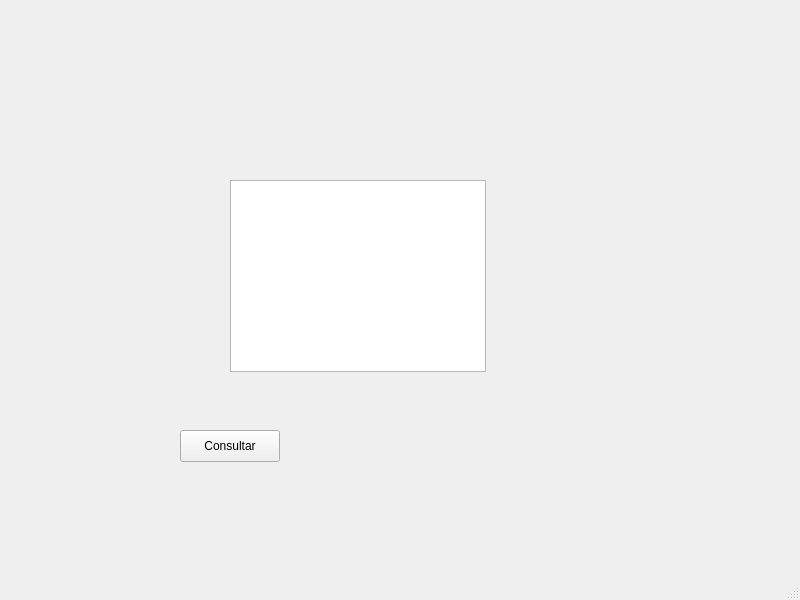
<?xml version="1.0" encoding="UTF-8"?>
<ui version="4.0">
 <class>MainWindow</class>
 <widget class="QMainWindow" name="MainWindow">
  <property name="geometry">
   <rect>
    <x>0</x>
    <y>0</y>
    <width>800</width>
    <height>600</height>
   </rect>
  </property>
  <property name="windowTitle">
   <string>MainWindow</string>
  </property>
  <widget class="QWidget" name="centralwidget">
   <widget class="QTableWidget" name="tableAlunos">
    <property name="geometry">
     <rect>
      <x>230</x>
      <y>180</y>
      <width>256</width>
      <height>192</height>
     </rect>
    </property>
   </widget>
   <widget class="QPushButton" name="btnConsultar">
    <property name="geometry">
     <rect>
      <x>180</x>
      <y>430</y>
      <width>100</width>
      <height>32</height>
     </rect>
    </property>
    <property name="text">
     <string>Consultar</string>
    </property>
   </widget>
  </widget>
  <widget class="QMenuBar" name="menubar">
   <property name="geometry">
    <rect>
     <x>0</x>
     <y>0</y>
     <width>800</width>
     <height>22</height>
    </rect>
   </property>
  </widget>
  <widget class="QStatusBar" name="statusbar"/>
 </widget>
 <resources/>
 <connections/>
</ui>
